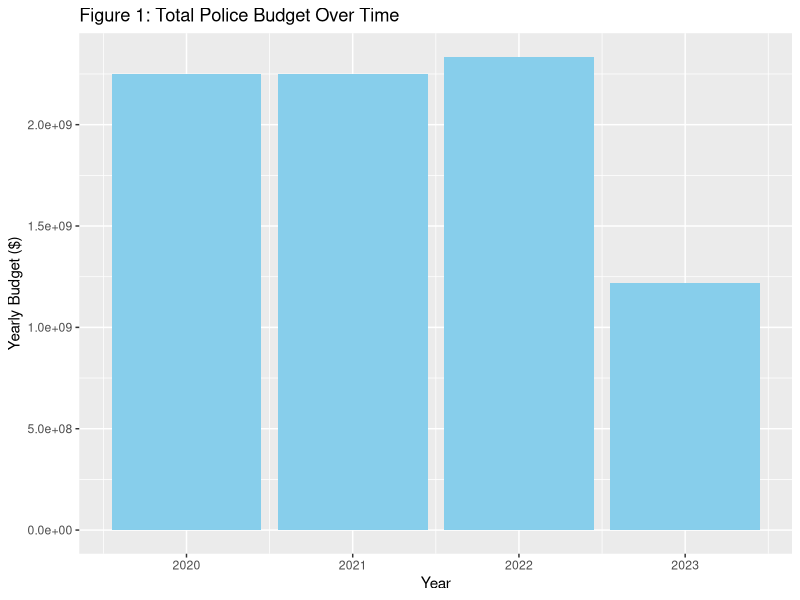
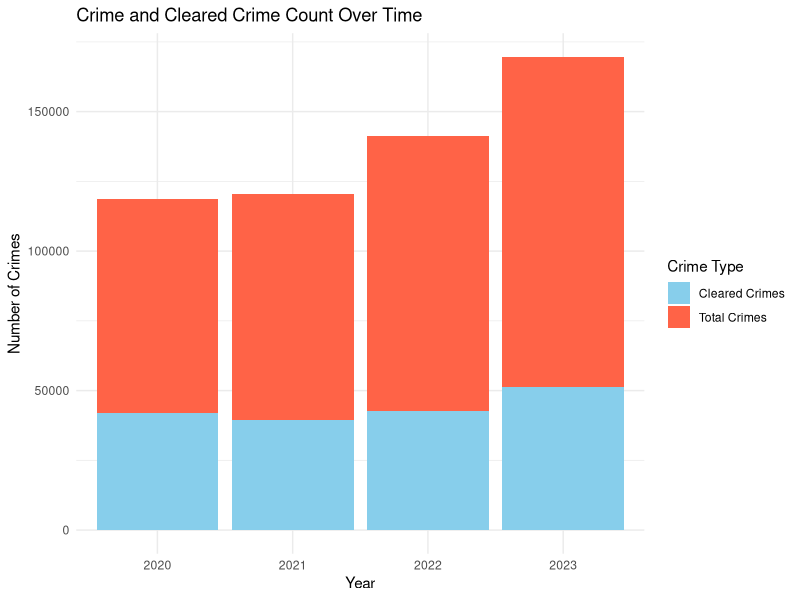
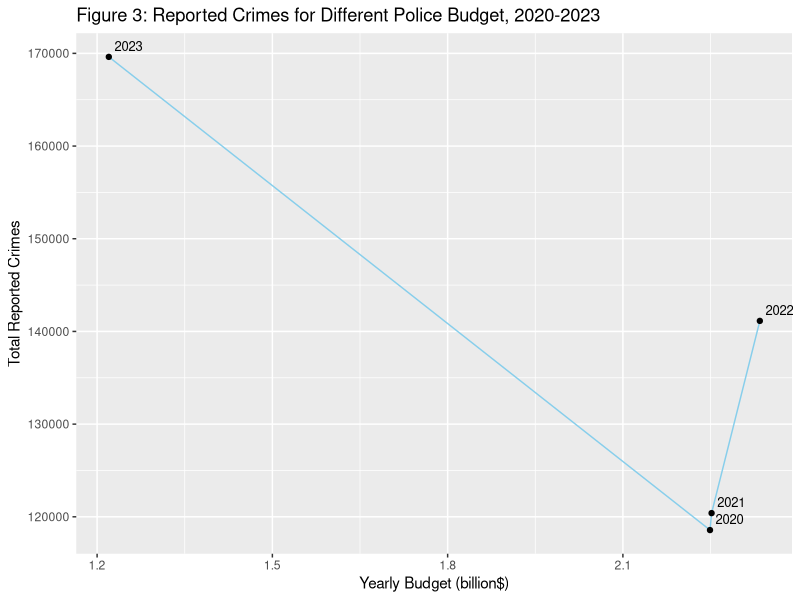

R code for these plots, in order:
#### Preamble ####
# Purpose: Analyze Toronto Police Budget and Crime Rates Over Time
# Author: Yisu Hou
# Date: 21 September 2024
# Contact: yisu.hou@mail.utoronto.ca
# License: None
# Pre-requisites: None


#### Workspace setup ####
library(tidyverse)
library(knitr)
library(kableExtra)

#### Read data ####
data_bud <- read_csv("data/analysis_data/analysis_budget_data.csv")
data_cri <- read_csv("data/analysis_data/analysis_crime_data.csv")

#### Analyze data ####
# summary table of total yearly police budget over time
summary_table_bud <- data.frame(
  Year = c(2020, 2021, 2022, 2023),
  Yearly_Budget = c(
    sum(data_bud %>% filter(Fiscal_Year == 2020) %>%
      select(Amount)),
    sum(data_bud %>% filter(Fiscal_Year == 2021) %>%
      select(Amount)),
    sum(data_bud %>% filter(Fiscal_Year == 2022) %>%
      select(Amount)),
    sum(data_bud %>% filter(Fiscal_Year == 2023) %>%
      select(Amount))
  )
)

summary_table_bud <- summary_table_bud %>% mutate(
  Change_From_Last = case_when(
    Year == 2020 ~ NA,
    TRUE ~ Yearly_Budget - lag(Yearly_Budget)
  ),
  Percent_Change = case_when(
    Year == 2020 ~ NA,
    TRUE ~ round(100 * ((Yearly_Budget - lag(Yearly_Budget)) /
      lag(Yearly_Budget)), 2)
  )
)

# present the table using knitr
summary_table_bud %>%
  kable("html", col.names = c(
    "Year", "Yearly Budget",
    "Change From Last", "Percent Change"
  )) %>%
  kable_styling(bootstrap_options = c(
    "striped",
    "hover", "condensed", "responsive"
  ))

# summary table of total number of crimes over time
summary_table_cri <- data.frame(
  Year = c(2020, 2021, 2022, 2023),
  Yearly_Crimes = c(
    sum(data_cri %>% filter(REPORT_YEAR == 2020) %>%
      select(COUNT_)),
    sum(data_cri %>% filter(REPORT_YEAR == 2021) %>%
      select(COUNT_)),
    sum(data_cri %>% filter(REPORT_YEAR == 2022) %>%
      select(COUNT_)),
    sum(data_cri %>% filter(REPORT_YEAR == 2023) %>%
      select(COUNT_))
  ),
  Cleared_Crimes = c(
    sum(data_cri %>% filter(REPORT_YEAR == 2020) %>%
      select(COUNT_CLEARED)),
    sum(data_cri %>% filter(REPORT_YEAR == 2021) %>%
      select(COUNT_CLEARED)),
    sum(data_cri %>% filter(REPORT_YEAR == 2022) %>%
      select(COUNT_CLEARED)),
    sum(data_cri %>% filter(REPORT_YEAR == 2023) %>%
      select(COUNT_CLEARED))
  )
)

summary_table_cri <- summary_table_cri %>% mutate(
  Percentage_Cleared = round(100 * (Cleared_Crimes / Yearly_Crimes), 2)
)

# present the table using knitr
summary_table_cri %>%
  kable("html", col.names = c(
    "Year", "Yearly Crimes",
    "Cleared Crimes", "Percent Cleared"
  )) %>%
  kable_styling(bootstrap_options = c(
    "striped",
    "hover", "condensed", "responsive"
  ))


# graphs to show change in police budget and crime rates over time
ggplot(data = summary_table_bud, aes(x = Year, y = Yearly_Budget)) +
  geom_bar(stat = "identity", fill = "skyblue") +
  labs(
    title = "Figure 1: Total Police Budget Over Time",
    x = "Year",
    y = "Yearly Budget ($)"
  )


# plot for crime and cleared crime count over time
ggplot(summary_table_cri, aes(x = factor(Year))) +
  # Plot total crime count as a full bar
  geom_bar(aes(y = Yearly_Crimes, fill = "Total Crimes"),
    stat = "identity",
    position = "stack"
  ) +

  # Overlay cleared crimes as a portion of the total crimes
  geom_bar(aes(y = Cleared_Crimes, fill = "Cleared Crimes"),
    stat = "identity", position = "stack"
  ) +

  # Custom colors
  scale_fill_manual(values = c(
    "Total Crimes" = "tomato",
    "Cleared Crimes" = "skyblue"
  )) +

  # Labels and theme
  labs(
    title = "Crime and Cleared Crime Count Over Time",
    x = "Year",
    y = "Number of Crimes",
    fill = "Crime Type"
  ) +
  theme_minimal()

# save the summary tables as csv files to use them directly in the document
write_csv(summary_table_bud, "data/analysis_data/total_budget_data.csv")
write_csv(summary_table_cri, "data/analysis_data/total_crime_data.csv")

# graph police budget with crime count
# first combine summary tables to include both variables
combined <- merge(summary_table_bud, summary_table_cri, by = "Year")

# take billions for budget to make a clearer graph
combined <- combined %>% mutate(
  bud_billion = Yearly_Budget / 1000000000
)

# graph
ggplot(data = combined, aes(x = bud_billion, y = Yearly_Crimes)) +
  geom_line(stat = "identity", color = "skyblue") +
  geom_text(aes(label = Year),
    vjust = -0.6,
    hjust = -0.2,
    size = 3.3,
    color = "black"
  ) +
  labs(
    title = "Figure 3: Reported Crimes for Different Police Budget, 2020-2023",
    x = "Yearly Budget (billion$)",
    y = "Total Reported Crimes"
  ) +
  geom_point()


#### Model ####
# this is a complimentary component just for me to investigate
# the relationship between variables, not included in the paper,
# thus is not saved as a file in the repository

summary(lm(Yearly_Crimes ~ Yearly_Budget, data = combined))
# the relationship is insignificant
